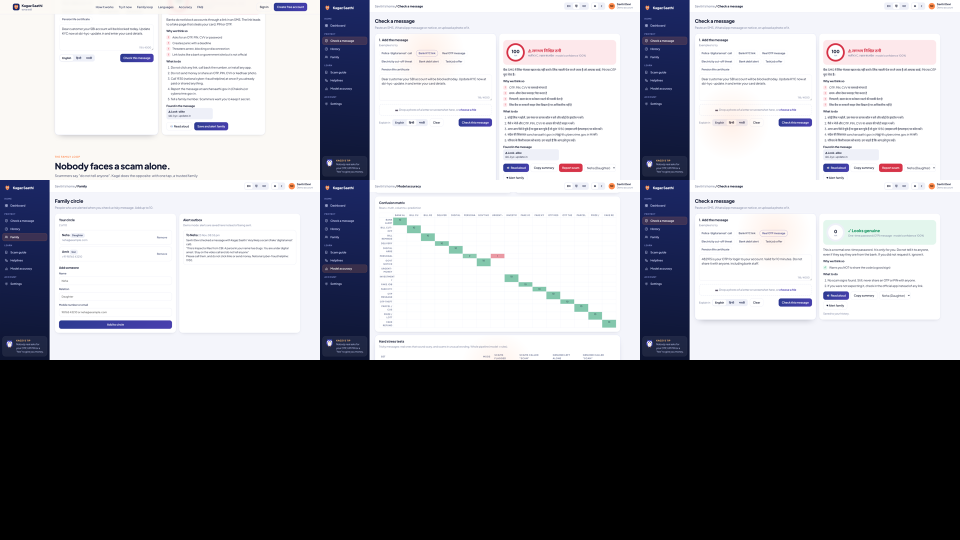
#> input picture video/_sheet.png, 1920 x 1080 px, given in place of _, which was not available (shown at 1/2 size)
$ python -i compose.py   (imports and definitions only)
#> lines starting #> are read from the running program, lines starting #| are printed output that depends on the picture; after the words box and inside, x2 and y2 are one past the last pixel; in counts of white or black regions, pixels touching at a corner belong together
"""Renders the Kagaz Saathi demo video at 3840x2160 (4K UHD), 30 fps, from 4K app screenshots,
title cards and the voice-over. Also writes a 1080p copy and an .srt file.

python compose_4k.py
"""
import json
import re
import subprocess
from pathlib import Path

import cv2
import imageio_ffmpeg
import numpy as np
from PIL import Image, ImageDraw, ImageFilter, ImageFont

from demo_script import SCENES

HERE = Path(__file__).parent
WORK = HERE / "work"
SHOTS = HERE / "shots"
# [1 line that did not run here, left out]
W, H, FPS = 3840, 2160, 30
# [1 line that did not run here, left out]
OUT4K = HERE / "Kagaz_Saathi_Demo_4K.mp4"

PINE, PINE2, MINT = (23, 56, 47), (16, 36, 30), (240, 179, 94)
TEXT, MUTED, CORAL = (250, 245, 234), (190, 205, 195), (224, 118, 42)
F = "C:/Windows/Fonts/"
LEAD, GAP, TAIL, XF = 0.25, 0.5, 1.8, 0.45   # voice lead-in, gap between scenes, end hold, crossfade


def font(size, w="regular"):
    return ImageFont.truetype(F + {"bold": "segoeuib.ttf", "semi": "seguisb.ttf", "regular": "segoeui.ttf",
                                   "mono": "consola.ttf"}[w], size)


def to_bgr(img):
    return cv2.cvtColor(np.asarray(img.convert("RGB")), cv2.COLOR_RGB2BGR)


def ease(u):
    u = min(max(u, 0.0), 1.0)
    return u * u * (3 - 2 * u)


# ---------------------------------------------------------------- backgrounds and cards
def background():
    y, x = np.mgrid[0:H, 0:W].astype(np.float32)
    t = y / H
    glow = np.clip(1 - ((x / W) ** 2 + (y / H) ** 2) * 1.5, 0, 1)
    glow2 = np.clip(1 - (((x - W) / W) ** 2 + ((y - H) / H) ** 2) * 2.2, 0, 1)
    img = np.zeros((H, W, 3), np.float32)
    for i in range(3):
        img[..., i] = PINE[i] * (1 - t) + PINE2[i] * t
    img[..., 0] += 18 * glow + 6 * glow2
    img[..., 1] += 58 * glow + 22 * glow2
    img[..., 2] += 48 * glow + 18 * glow2
    return Image.fromarray(np.clip(img, 0, 255).astype(np.uint8))


BG = background()
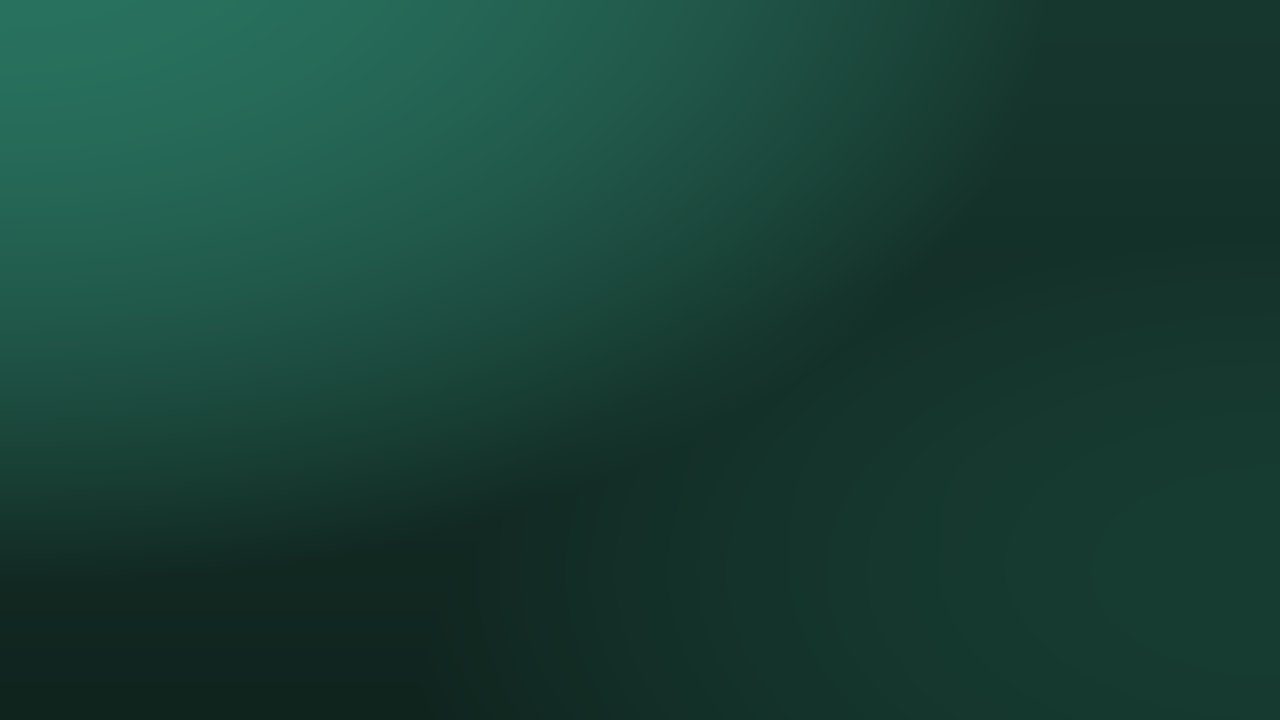
#> BG: PIL image 3840x2160 RGB (shown at 1/3 size); mean R, G, B 24.8, 64.6, 53.8


# [34 lines left out: function card, not called in this run]


def rounded(img, r):
    mask = Image.new("L", img.size, 0)
    ImageDraw.Draw(mask).rounded_rectangle([0, 0, img.width - 1, img.height - 1], radius=r, fill=255)
    out = Image.new("RGBA", img.size)
    out.paste(img, (0, 0), mask)
    return out


def phones(files):
#> called with files = '_sheet.png'
    img = BG.copy().convert("RGBA")
    ph_h = 1780
    ims = []
    for f in files:
        p = Image.open(SHOTS / f).convert("RGB")
#> p is the input picture: PIL image 1920x1080 RGB; mean R, G, B 144.6, 145.1, 150.2
        p = p.resize((round(p.width * ph_h / p.height), ph_h), Image.LANCZOS)
#> p: PIL image 3164x1780 RGB
        bez = Image.new("RGB", (p.width + 44, p.height + 44), (12, 14, 14))
        bez.paste(p, (22, 22))
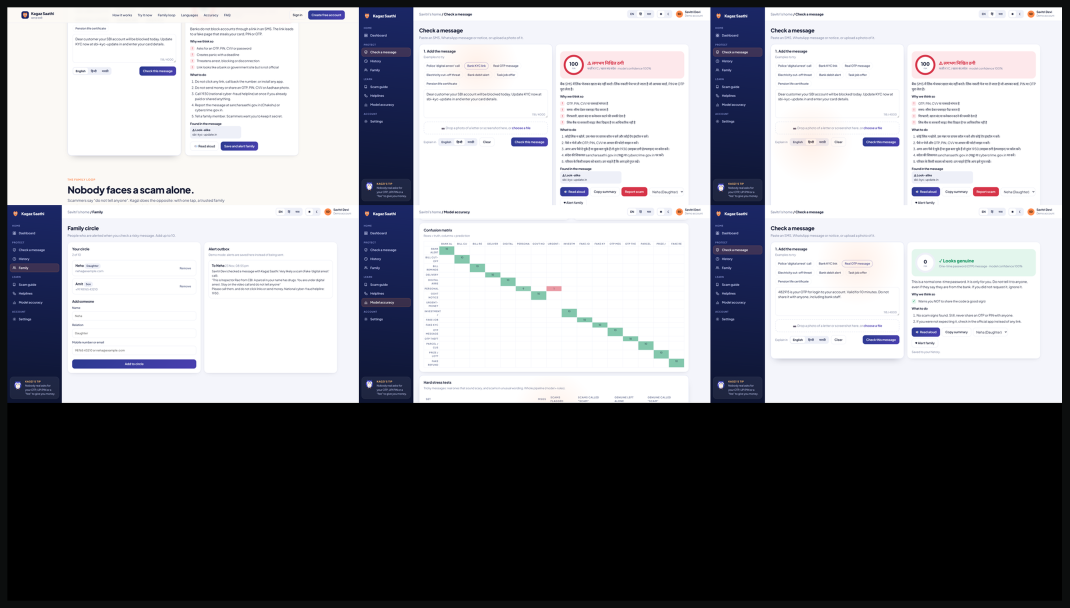
#> bez: PIL image 3208x1824 RGB (shown at 1/3 size); mean R, G, B 139.5, 140.1, 145
        ims.append(rounded(bez, 96))
#> in rounded, `mask = Image.new("L", img.size, 0)`: mask: PIL image 3208x1824 L; every value is 0
#> in rounded, `ImageDraw.Draw(mask).rounded_rectangle([0, 0, img.width - 1, img.heigh..`:
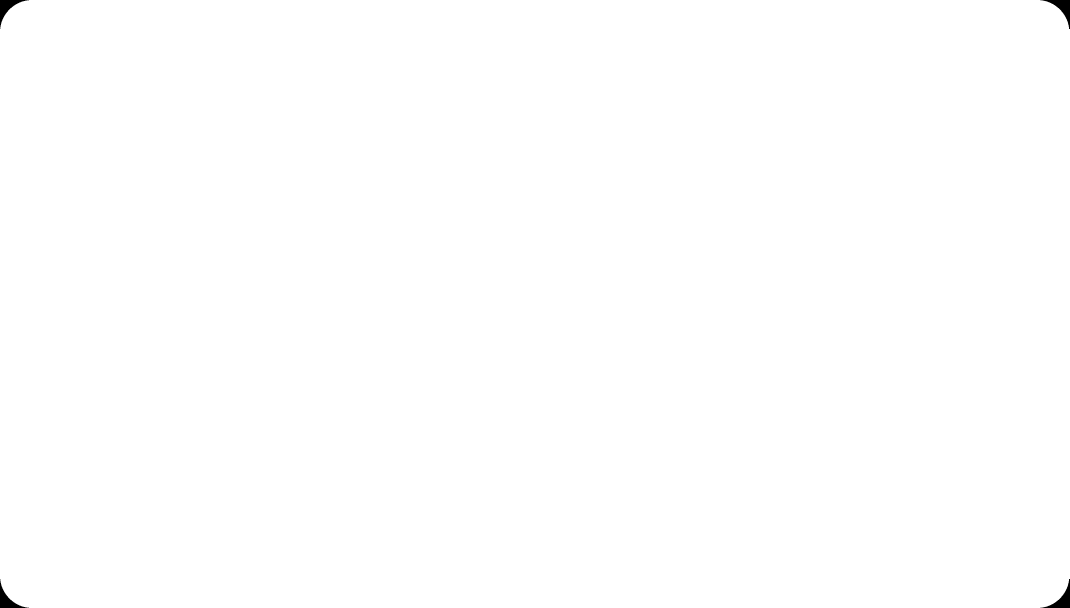
#> mask: PIL image 3208x1824 L (shown at 1/3 size); 99.9% white; 4 black regions, box (x1, y1, x2, y2) and area: (0, 0, 87, 87) 2004, (3121, 0, 3208, 87) 2004, (0, 1737, 87, 1824) 2004, (3121, 1737, 3208, 1824) 2004
#> in rounded, `out = Image.new("RGBA", img.size)`: out: PIL image 3208x1824 RGBA; every value is 0
    gap = 260
    total = sum(i.width for i in ims) + gap * (len(ims) - 1)
    x = (W - total) // 2
    y = (H - ims[0].height) // 2 + 40
    for im in ims:
        sh = Image.new("RGBA", (im.width + 200, im.height + 200), (0, 0, 0, 0))
        ImageDraw.Draw(sh).rounded_rectangle([100, 130, im.width + 100, im.height + 130], radius=110, fill=(0, 0, 0, 150))
        img.alpha_composite(sh.filter(ImageFilter.GaussianBlur(45)), (x - 100, y - 100))
        img.alpha_composite(im, (x, y))
        x += im.width + gap
    return to_bgr(img)


# [34 lines left out: functions pill, subtitle_img, rgba_layer, overlay, not called in this run]


# ---------------------------------------------------------------- timeline
def build_timeline():
    segs, subs, audio = [], [], []
    t = 0.0
    for idx, (name, _, visuals) in enumerate(SCENES):
        tm = TIMING[name]
        length = LEAD + tm["duration"] + (TAIL if idx == len(SCENES) - 1 else GAP)
        audio.append((tm["audio"], t + LEAD))
        starts = [t] + [t + LEAD + tm["cues"][c] - 0.15 for c, _ in visuals[1:]]
        for i, (_, v) in enumerate(visuals):
            end = starts[i + 1] if i + 1 < len(visuals) else t + length
            segs.append({"start": starts[i], "end": end, "v": v})
        # subtitles: align spoken words with the clean text to keep punctuation
        tokens = tm["text"].split()
        words = tm["words"]
        chunk, cs = [], None
        for k, (ws, we, _) in enumerate(words):
            tok = tokens[k] if k < len(tokens) else words[k][2]
            if cs is None:
                cs = ws
            chunk.append(tok)
            brk = tok[-1] in ".,:;!?" or len(chunk) >= 8
            if brk or k == len(words) - 1:
                subs.append((t + LEAD + cs, t + LEAD + we + 0.12, " ".join(chunk)))
                chunk, cs = [], None
        t += length
    return segs, subs, audio, t


# [1 line that did not run here, left out]
# [4 lines not run here, left out]

cache = {}


# [10 lines left out: function asset, not called in this run]


pill_cache = {}


# [24 lines left out: function render, not called in this run]


sub_cache = {}


# [67 lines left out: functions frame_at, build_audio, write_srt, main, not called in this run]


# [10 lines not run here, left out]

#> (the run stopped early here; a loop or call above may not have finished)
